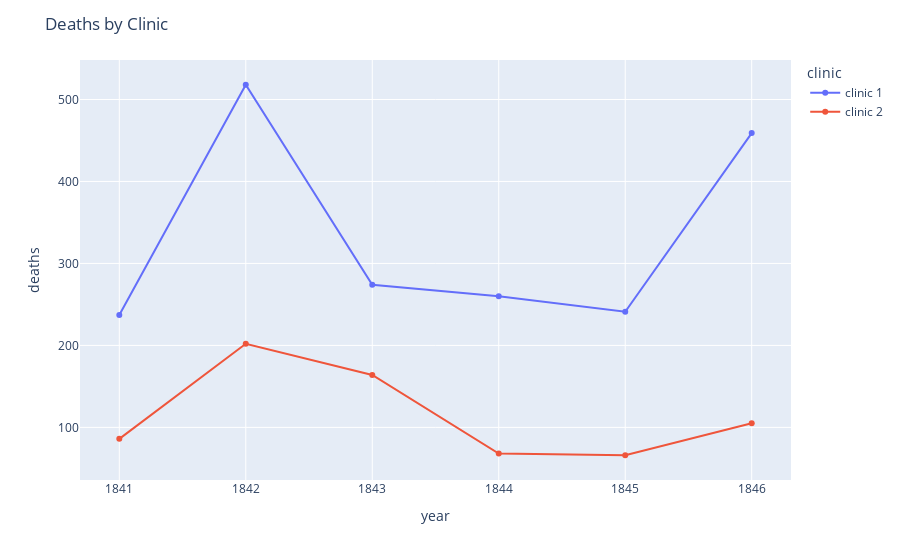

Notebook cell for this chart:
### Markdown cell above
- Clinic 1 is bigger/busier going by the number of births per year
- There was a drop in the number of patients/births between the year 1842 and 1843 before a steady rise in the number of patients for both clinics

### Code cell
fig = px.line(clinics,
        x='year',
        y='deaths',
        color='clinic',
        markers=True
       )
fig.update_layout(
    title='Deaths by Clinic'
)

### Figure 1 — Plotly figure (JSON) as saved in the notebook; plotly's stock layout.template omitted (floating-point values rounded to 4 significant figures)
{"data": [{"hovertemplate": "clinic=clinic 1<br>year=%{x}<br>deaths=%{y}<extra></extra>", "legendgroup": "clinic 1", "line": {"color": "#636efa", "dash": "solid"}, "marker": {"symbol": "circle"}, "mode": "lines+markers", "name": "clinic 1", "orientation": "v", "showlegend": true, "type": "scatter", "x": [1841, 1842, 1843, 1844, 1845, 1846], "xaxis": "x", "y": [237, 518, 274, 260, 241, 459], "yaxis": "y"}, {"hovertemplate": "clinic=clinic 2<br>year=%{x}<br>deaths=%{y}<extra></extra>", "legendgroup": "clinic 2", "line": {"color": "#EF553B", "dash": "solid"}, "marker": {"symbol": "circle"}, "mode": "lines+markers", "name": "clinic 2", "orientation": "v", "showlegend": true, "type": "scatter", "x": [1841, 1842, 1843, 1844, 1845, 1846], "xaxis": "x", "y": [86, 202, 164, 68, 66, 105], "yaxis": "y"}], "layout": {"autosize": true, "legend": {"title": {"text": "clinic"}, "tracegroupgap": 0}, "margin": {"t": 60}, "title": {"text": "Deaths by Clinic"}, "xaxis": {"anchor": "y", "autorange": true, "domain": [0, 1], "range": [1841.0, 1846.0], "title": {"text": "year"}, "type": "linear"}, "yaxis": {"anchor": "x", "autorange": true, "domain": [0, 1], "range": [31.0, 553.0], "title": {"text": "deaths"}, "type": "linear"}}}
